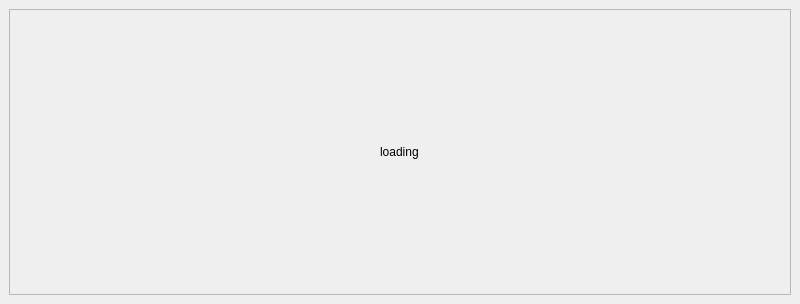
<?xml version="1.0" encoding="UTF-8"?>
<ui version="4.0">
 <class>SplashScreen</class>
 <widget class="QMainWindow" name="SplashScreen">
  <property name="geometry">
   <rect>
    <x>0</x>
    <y>0</y>
    <width>800</width>
    <height>304</height>
   </rect>
  </property>
  <property name="windowTitle">
   <string>MainWindow</string>
  </property>
  <widget class="QWidget" name="centralwidget">
   <layout class="QVBoxLayout" name="verticalLayout">
    <item>
     <widget class="QFrame" name="frame">
      <property name="frameShape">
       <enum>QFrame::StyledPanel</enum>
      </property>
      <property name="frameShadow">
       <enum>QFrame::Raised</enum>
      </property>
      <layout class="QVBoxLayout" name="verticalLayout_2">
       <item alignment="Qt::AlignHCenter">
        <widget class="QLabel" name="label">
         <property name="text">
          <string>loading</string>
         </property>
        </widget>
       </item>
      </layout>
     </widget>
    </item>
   </layout>
  </widget>
 </widget>
 <resources/>
 <connections/>
</ui>
